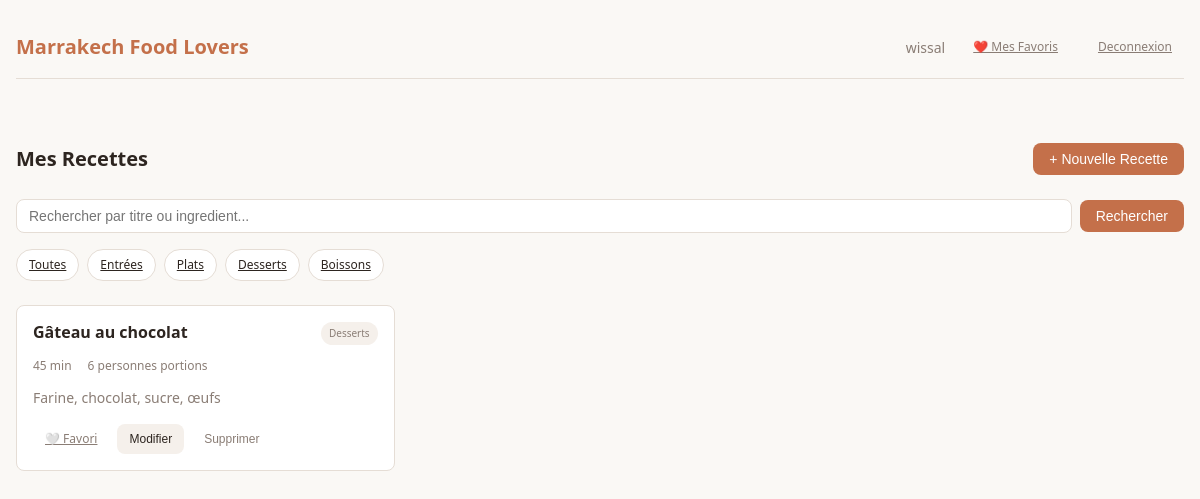
The page /views/recipes/dashboard.php?category=3 (signed in) on the database its author committed.
### tables this page shows
create table categories(
    id int auto_increment primary key,
    name enum ("Entrées","Plats","Desserts","Boissons") not null
);

create table recette(
    id int auto_increment primary key,
    users_id int,
    categories_id int,
    title varchar(150) not null,
    create_time timestamp NOT NULL DEFAULT current_timestamp(),
    temp_de_production varchar(100),
    ingredient varchar(255),
    instructions varchar(255),
    portions varchar(100),
    foreign key (users_id)references users(id) on delete cascade,
    foreign key (categories_id)references categories(id) on delete cascade
);

### config/db.php (called while the page is built)
<?php
class Database
{
    private $host = 'localhost';
    private $dbname = 'recette_manager';
    private $user = 'root';
    private $pass = '';
    private static $instance = null;
    private $conn;
    private function __construct()
    {
        try {
            $this->conn = new PDO(
                'mysql:host=' . $this->host . ';dbname=' . $this->dbname,
                $this->user,
                $this->pass
            );
            $this->conn->setAttribute(PDO::ATTR_ERRMODE, PDO::ERRMODE_EXCEPTION);
        } catch (PDOException $e) {
            die("Connection error: " . $e->getMessage());
        }
    }
    public static function getInstance()
    {
        if (self::$instance === null) {
            self::$instance = new Database();
        }
        return self::$instance;
    }
    public function getConnection()
    {
        return $this->conn;
    }
}
?>

### models/category.php (called while the page is built)
<?php
require_once __DIR__ . '/../config/db.php';
class Category_model
{
    private $pdo;
    public function __construct()
    {
        $this->pdo = Database::getInstance()->getConnection();
    }
    public function getCategories()
    {
        $stmt = $this->pdo->query("SELECT id, name FROM categories");
        return $stmt->fetchAll(PDO::FETCH_ASSOC);
    }
}

### models/recipe.php (called while the page is built, shortened)
<?php
require_once __DIR__ . '/../config/db.php';
class Recette_model
{
    private $pdo;
    function __construct()
    {
        $this->pdo = Database::getInstance()->getConnection();
    }
    public function getRecipesByUser($user_id, $category_id = null, $search = null)
    {
        $sql = "SELECT r.*, c.name as category_name
                FROM recette r
                LEFT JOIN categories c ON r.categories_id = c.id
                WHERE r.users_id = ?";
        $params = [$user_id];
        if ($category_id) {
            $sql .= " AND r.categories_id = ?";
            $params[] = $category_id;
        }
        $sql .= " ORDER BY r.create_time DESC";
        $stmt = $this->pdo->prepare($sql);
        $stmt->execute($params);
        return $stmt->fetchAll(PDO::FETCH_ASSOC);
    }
}

### models/favorites.php (called while the page is built, shortened)
<?php
require_once __DIR__ . '/../config/db.php';
class Favorite_model
{
    private $pdo;
    public function __construct()
    {
        $this->pdo = Database::getInstance()->getConnection();
    }
    public function isFavorite($user_id, $recette_id)
    {
        $sql = "SELECT * FROM favorites WHERE user_id = ? AND recette_id = ?";
        $stmt = $this->pdo->prepare($sql);
        $stmt->execute([$user_id, $recette_id]);
        return $stmt->rowCount() > 0;
    }
}

### views/recipes/dashboard.php (the view, shortened to what this page needs)
<?php
include_once __DIR__ . '/../includes/headre.php';
require_once __DIR__ . '/../../models/category.php';
require_once __DIR__ . '/../../models/recipe.php';
$categoryModel = new Category_model();
$categories = $categoryModel->getCategories();
$recipeModel = new Recette_model();
$filter_category = isset($_GET['category']) ? $_GET['category'] : null;
$search = isset($_GET["search"]) ? $_GET["search"] : null;
$recipes = $recipeModel->getRecipesByUser($_SESSION['user_id'], $filter_category, $search);
require_once __DIR__ . '/../../models/favorites.php';
$favoriteModel = new Favorite_model();
?>
<!DOCTYPE html>
<html lang="fr">
<head>
    <link rel="stylesheet" href="../css/style.css">
</head>
<body>
    <div class="container">
        <main>
            <div class="recipes-header">
                <h1 class="recipes-title">Mes Recettes</h1>
                <button class="btn btn-primary" onclick="openModal('add')">
                    + Nouvelle Recette
                </button>
            </div>
            <div>
                <form method="GET" action="dashboard.php" class="search-form">
                    <input type="text" name="search" class="form-input"
                        placeholder="Rechercher par titre ou ingredient..."
                        value="<?php echo htmlspecialchars($search ?? ''); ?>">
                    <button type="submit" class="btn btn-primary">Rechercher</button>
                </form>
            </div>
            <div class="category-filter">
                <a href="dashboard.php" class="category-btn <?php echo !$filter_category ? 'active' : ''; ?>">
                    Toutes
                </a>
                <?php foreach ($categories as $cat): ?>
                    <a href="dashboard.php?category=<?php echo $cat['id']; ?>"
                        class="category-btn <?php echo $filter_category === $cat['id'] ? 'active' : ''; ?>">
                        <?php echo htmlspecialchars($cat['name']); ?>
                    </a>
                <?php endforeach; ?>
            </div>
            <?php if (empty($recipes)): ?>
                <div class="empty-state">
                    <div class="empty-state-icon">&#127858;</div>
                    <p class="empty-state-text">Aucune recette trouvee. Ajoutez votre premiere recette!</p>
                </div>
            <?php else: ?>
                <div class="recipes-grid">
                    <?php foreach ($recipes as $recipe): ?>
                        <div class="recipe-card">
                            <div class="recipe-card-header">
                                <h3 class="recipe-title"><?php echo htmlspecialchars($recipe['title']); ?></h3>
                                <span class="recipe-category"><?php echo htmlspecialchars($recipe['category_name']); ?></span>
                            </div>
                            <div class="recipe-meta">
                                <span><?php echo htmlspecialchars($recipe['temp_de_production']); ?></span>
                                <span><?php echo htmlspecialchars($recipe['portions']); ?> portions</span>
                            </div>
                            <p class="recipe-description"><?php echo htmlspecialchars($recipe['ingredient'] ?? ''); ?></p>
                            <div class="recipe-actions">
                                <a href="../../controllers/FavController.php?id=<?php echo $recipe['id']; ?>"
                                    class="btn btn-sm <?php echo $favoriteModel->isFavorite($_SESSION['user_id'], $recipe['id']) ? 'btn-primary' : 'btn-ghost'; ?>">
                                    <?php echo $favoriteModel->isFavorite($_SESSION['user_id'], $recipe['id']) ? '❤️ Favori' : '🤍 Favori'; ?>
                                </a>
                                <button class="btn btn-secondary btn-sm"
                                    onclick="openModal('edit', <?php echo htmlspecialchars(json_encode($recipe)); ?>)">
                                    Modifier
                                </button>
                                <button class="btn btn-ghost btn-sm"
                                    onclick="openModal('delete', <?php echo $recipe['id']; ?>)">
                                    Supprimer
                                </button>
                            </div>
                        </div>
                    <?php endforeach; ?>
                </div>
            <?php endif; ?>
        </main>
    </div>
</body>
</html>

### views/css/style.css (style rules this page uses)
* { margin: 0; padding: 0; box-sizing: border-box; }
:root { --background: #faf8f5; --foreground: #2d2520; --card: #ffffff; --primary: #c4704a; --primary-hover: #a85d3d; --secondary: #f5f0eb; --muted: #8a7d75; --border: #e5ddd5; --destructive: #c44a4a; --radius: 0.5rem; }
body { font-family: system-ui, -apple-system, sans-serif; background: var(--background); color: var(--foreground); line-height: 1.5; min-height: 100vh; }
.container { max-width: 1200px; margin: 0 auto; padding: 1rem; }
.btn { display: inline-flex; align-items: center; justify-content: center; gap: 0.5rem; padding: 0.5rem 1rem; border-radius: var(--radius); font-size: 0.875rem; font-weight: 500; cursor: pointer; border: none; transition: background 0.2s, opacity 0.2s; }
.btn-primary { background: var(--primary); color: white; }
.btn-secondary { background: var(--secondary); color: var(--foreground); }
.btn-ghost { background: transparent; color: var(--muted); }
.btn-sm { padding: 0.375rem 0.75rem; font-size: 0.75rem; }
.form-input, .form-select, .form-textarea { width: 100%; padding: 0.5rem 0.75rem; border: 1px solid var(--border); border-radius: var(--radius); font-size: 0.875rem; background: white; transition: border-color 0.2s; }
.category-filter { display: flex; flex-wrap: wrap; gap: 0.5rem; margin-bottom: 1.5rem; }
.category-btn { padding: 0.375rem 0.75rem; border-radius: 9999px; font-size: 0.75rem; font-weight: 500; cursor: pointer; border: 1px solid var(--border); background: white; color: var(--foreground); transition: all 0.2s; }
.recipes-header { display: flex; justify-content: space-between; align-items: center; flex-wrap: wrap; gap: 1rem; margin-bottom: 1.5rem; }
.recipes-title { font-size: 1.25rem; font-weight: 600; }
.recipes-grid { display: grid; grid-template-columns: 1fr; gap: 1rem; }
@media (min-width: 640px) { .recipes-grid { grid-template-columns: repeat(2, 1fr); } }
@media (min-width: 1024px) { .recipes-grid { grid-template-columns: repeat(3, 1fr); } }
.recipe-card { background: var(--card); border: 1px solid var(--border); border-radius: var(--radius); padding: 1rem; transition: box-shadow 0.2s; }
.recipe-card-header { display: flex; justify-content: space-between; align-items: flex-start; gap: 0.5rem; margin-bottom: 0.75rem; }
.recipe-title { font-size: 1rem; font-weight: 600; line-height: 1.3; }
.recipe-category { font-size: 0.625rem; padding: 0.25rem 0.5rem; background: var(--secondary); border-radius: 9999px; color: var(--muted); white-space: nowrap; }
.recipe-meta { display: flex; gap: 1rem; font-size: 0.75rem; color: var(--muted); margin-bottom: 0.75rem; }
.recipe-description { font-size: 0.875rem; color: var(--muted); margin-bottom: 1rem; display: -webkit-box; -webkit-line-clamp: 2; -webkit-box-orient: vertical; overflow: hidden; }
.recipe-actions { display: flex; gap: 0.5rem; }
.search-form { display: flex; gap: 0.5rem; margin-bottom: 1rem; align-items: center; }
.search-form .form-input { flex: 1; }

### rows shown on the page
categories: name "Entrées"
categories: name "Plats"
categories: name "Desserts"
categories: name "Boissons"
recette: title "Gâteau au chocolat", categories.name "Desserts", temp_de_production "45 min", portions "6 personnes", ingredient "Farine, chocolat, sucre, œufs"

### other values the page prints
$user_name "wissal"
